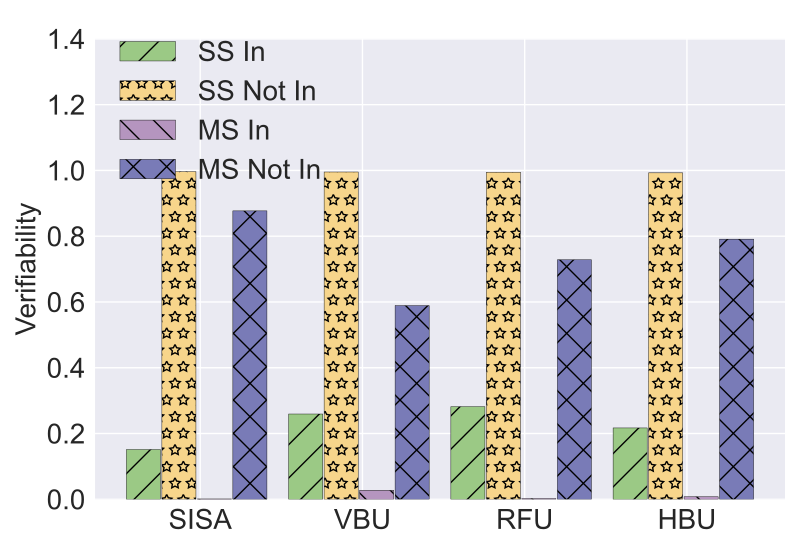

Recreate this plot in Python.
import matplotlib.pyplot as plt
import numpy as np

# user num = 50
labels = ['SISA', 'VBU', 'RFU', 'HBU']
#unl_fr = [10*10*0.22 *5, 10*10*0.22*5, 10*10*0.22 *5, 10*10*0.22*5 , 10*10*0.22*5  , 10*10*0.22*5  ]

unl_ss_in = [0.1513  , 0.2593 , 0.2817 , 0.2170 ]
unl_ss_not_in = [0.9963   , 0.9953    , 0.9947     , 0.9927]


unl_ms_in = [0.0010     , 0.0273   , 0.0023 , 0.0077]
unl_ms_not_in = [0.8770   , 0.5890 , 0.7283  , 0.7910]


sisa_unl = [0.1513, 0.9963, 0.0010, 0.8770]
vbu_unl = [0.2593, 0.9953, 0.0273, 0.5890]
rfu_unl = [0.2817, 0.9947,  0.0023, 0.7283]
hbu_unl = [0.2170, 0.9927, 0.0077, 0.7910]

x = np.arange(len(labels))  # the label locations
width = 0.7  # the width of the bars
# no_noise = np.around(no_noise,0)
# samping = np.around(samping,0)
# ldp = np.around(ldp,0)

# plt.style.use('bmh')

plt.style.use('seaborn')

plt.figure()
#plt.subplots(figsize=(8, 5.3))
#plt.bar(x - width / 2 - width / 8 + width / 8, unl_fr, width=0.168, label='Retrain', color='dodgerblue', hatch='/')
plt.bar(x - width / 2 - width / 8 + width / 8 , unl_ss_in,   width=0.21, label='SS In', color='#9BC985', edgecolor='black', hatch='/')
plt.bar(x - width / 8 - width / 16,  unl_ss_not_in, width=0.21, label='SS Not In', color='#F7D58B', edgecolor='black', hatch='*')
plt.bar(x + width / 8, unl_ms_in, width=0.21, label='MS In', color='#B595BF',edgecolor='black', hatch='\\')
plt.bar( x + width / 2 - width / 8 + width / 16, unl_ms_not_in, width=0.21, label='MS Not In', color='#797BB7', edgecolor='black', hatch='x')


# plt.bar(x - width / 2.5 ,  unl_br, width=width/3, label='VBU', color='orange', hatch='\\')
# plt.bar(x,unl_self_r, width=width/3, label='RFU-SS', color='g', hatch='x')
# plt.bar(x + width / 2.5,  unl_hess_r, width=width/3, label='HBU', color='tomato', hatch='-')


# Add some text for labels, title and custom x-axis tick labels, etc.
plt.ylabel('Verifiability', fontsize=20)
# ax.set_title('Performance of Different Users n')
plt.xticks(x, labels, fontsize=20)
# ax.set_xticklabels(labels,fontsize=15)

my_y_ticks = np.arange(0, 1.5, 0.2)
plt.yticks(my_y_ticks, fontsize=20)
# ax.set_yticklabels(my_y_ticks,fontsize=15)

# Set the background of the axes, which is the area of the plot, to grey
# plt.gca().set_facecolor('grey')

# Set the grid with white color and a specific linestyle and linewidth
# plt.grid(color='white', linestyle='-', linewidth=0.5)

# plt.grid(axis='y')

plt.legend(loc= (0.02,0.66), fontsize=20)
#plt.legend(loc='upper left', fontsize=20)
# plt.xlabel('$\it{ESS}$' ,fontsize=20)
# ax.bar_label(rects1, padding=1)
# ax.bar_label(rects2, padding=3)
# ax.bar_label(rects3, padding=3)

plt.tight_layout()

plt.rcParams['figure.figsize'] = (2.0, 1)
plt.rcParams['image.interpolation'] = 'nearest'
plt.rcParams['figure.subplot.left'] = 0.11
plt.rcParams['figure.subplot.bottom'] = 0.08
plt.rcParams['figure.subplot.right'] = 0.977
plt.rcParams['figure.subplot.top'] = 0.969
plt.savefig('mnist_verifiability_unl_analysis_bar.pdf', format='pdf', dpi=200)
plt.show()
